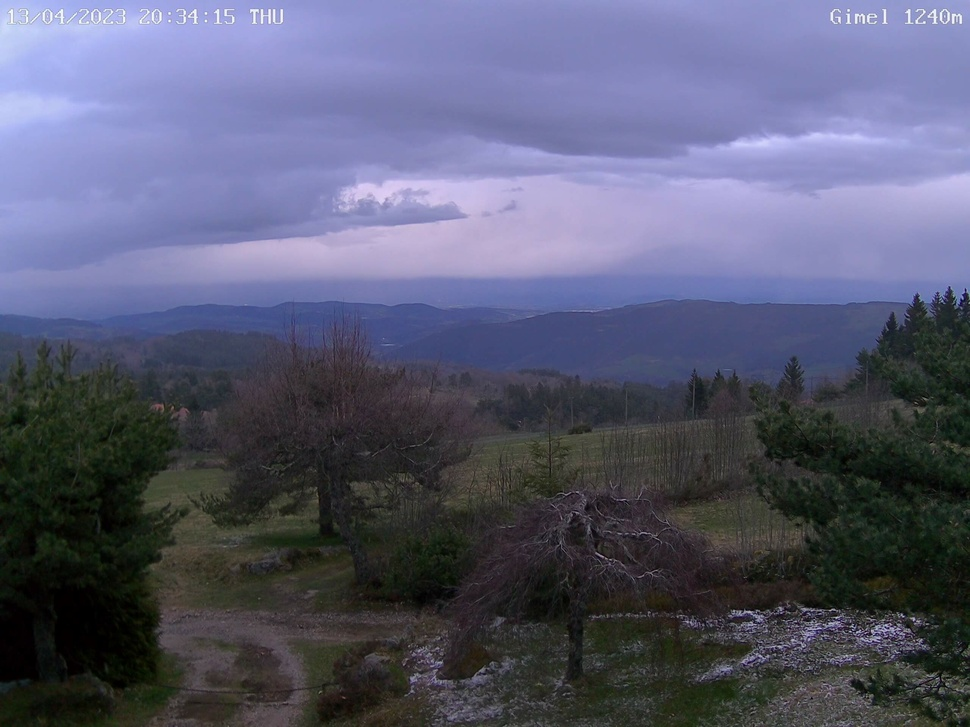
#> input picture static.infoclimat.net-imageserver.jpg, 970 x 727 px, shrunk from 2560 x 1920 before the run
$ python OCR.py
#> lines starting #> are read from the running program, lines starting #| are printed output that depends on the picture; after the words box and inside, x2 and y2 are one past the last pixel; in counts of white or black regions, pixels touching at a corner belong together
import cv2
import pytesseract
import numpy as np

img = cv2.imread('static.infoclimat.net-imageserver.jpg')#Alternatively: can be skipped if you have a Blackwhite image
#> img is the input picture: shape (727, 970, 3); mean B, G, R 113.6, 90.5, 88.4
gray = cv2.cvtColor(img, cv2.COLOR_RGB2GRAY)
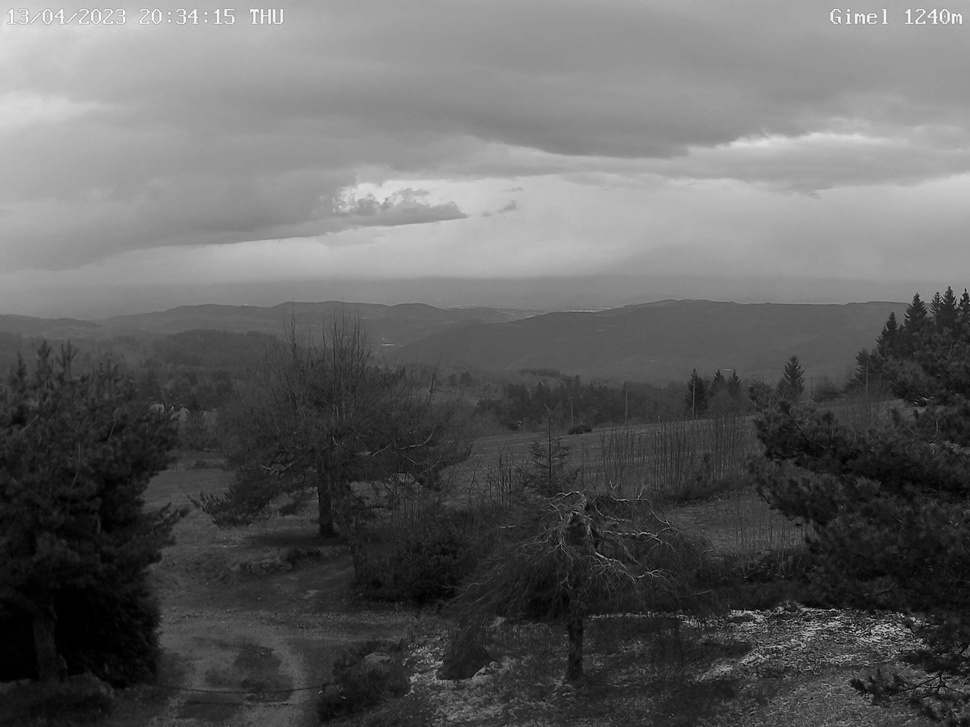
#> gray: shape (727, 970); min 0, max 254, mean 97.2
gray, img_bin = cv2.threshold(gray,128,255,cv2.THRESH_BINARY | cv2.THRESH_OTSU)
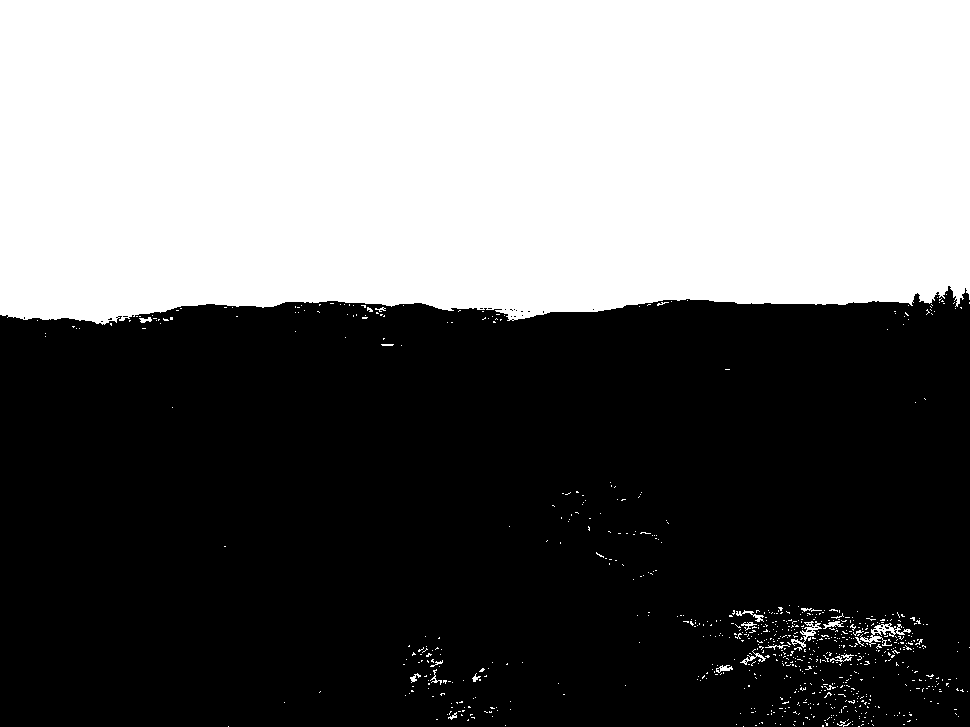
#> img_bin: shape (727, 970); 42.8% white; 787 white regions (763 under 20 px), largest, box (x1, y1, x2, y2) and area: (0, 0, 970, 325) 298112, (860, 623, 911, 647) 350, (791, 621, 822, 648) 213
#> gray = 105
gray = cv2.bitwise_not(img_bin)

kernel = np.ones((2, 1), np.uint8)
img = cv2.erode(gray, kernel, iterations=1)
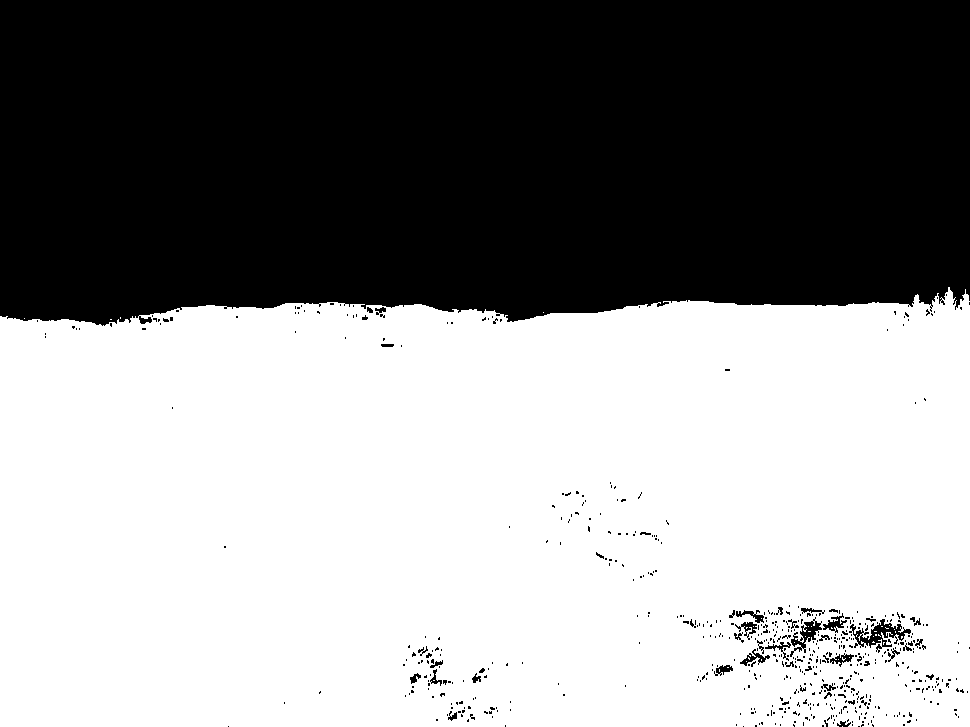
#> img: shape (727, 970); 56.7% white; 588 black regions (543 under 20 px), largest, box (x1, y1, x2, y2) and area: (0, 0, 970, 326) 299380, (849, 619, 911, 653) 726, (790, 617, 822, 657) 414
img = cv2.dilate(img, kernel, iterations=1)
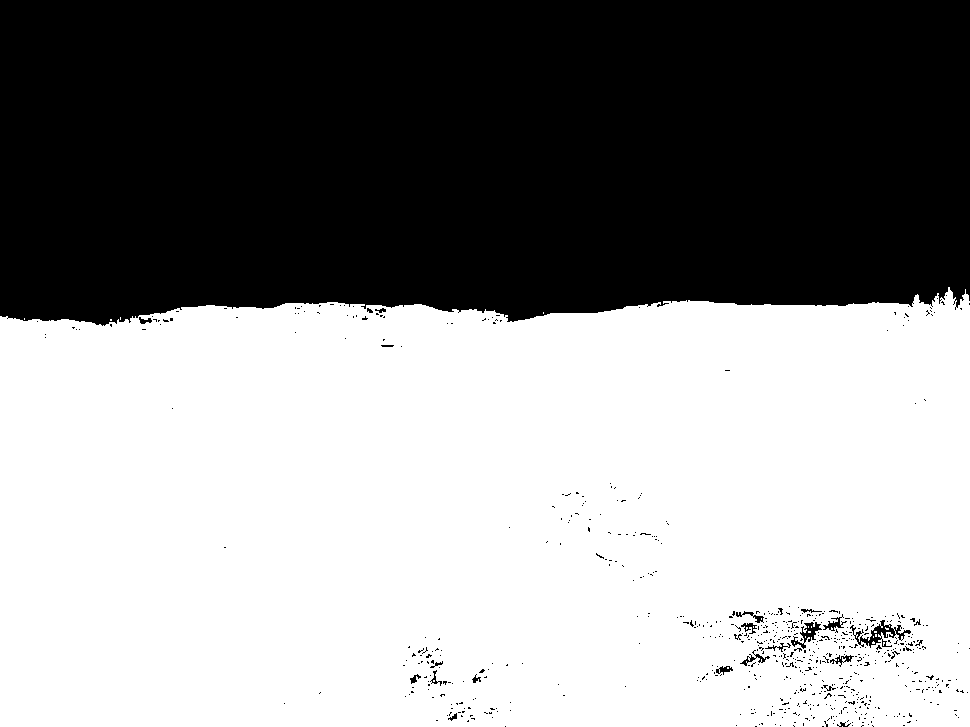
#> img: shape (727, 970); 57% white; 684 black regions (660 under 20 px), largest, box (x1, y1, x2, y2) and area: (0, 0, 970, 326) 299229, (850, 620, 911, 648) 517, (791, 622, 822, 649) 278
#> (the run stopped early here; a loop or call above may not have finished)

$ run again, with imagecloudy.jpg copied over static.infoclimat.net-imageserver.jpg
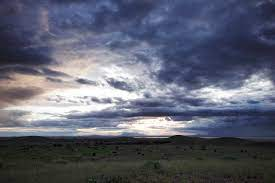
#> input picture imagecloudy.jpg, 275 x 183 px
#> img is the input picture: shape (183, 275, 3); mean B, G, R 112.2, 96.7, 93.3
#> `gray, img_bin = cv2.threshold(gray,128,255,cv2.THRESH_BINARY | cv2.THR..`:
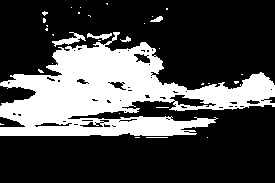
#> img_bin: shape (183, 275); 28.6% white; 32 white regions (26 under 20 px), largest, box (x1, y1, x2, y2) and area: (0, 32, 275, 136) 13931, (52, 32, 86, 47) 173, (87, 33, 112, 40) 89, (150, 16, 163, 22) 45, (120, 36, 131, 42) 31, (146, 137, 168, 138) 22
#> `gray, img_bin = cv2.threshold(gray,128,255,cv2.THRESH_BINARY | cv2.THR..`: gray = 125
#> `img = cv2.dilate(img, kernel, iterations=1)`:
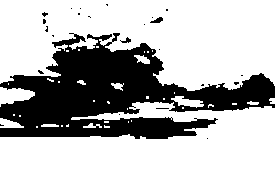
#> img: shape (183, 275); 70.8% white; 24 black regions (21 under 20 px), largest, box (x1, y1, x2, y2) and area: (0, 33, 275, 139) 14482, (150, 17, 163, 23) 45, (120, 37, 131, 43) 31

$ run again, with lol.jpg copied over static.infoclimat.net-imageserver.jpg
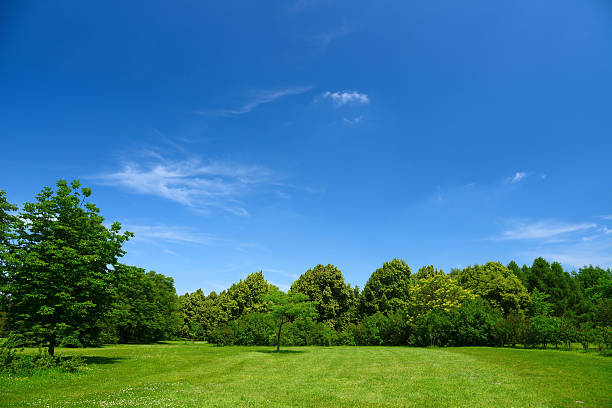
#> input picture lol.jpg, 612 x 408 px
#> img is the input picture: shape (408, 612, 3); mean B, G, R 142.1, 121.5, 64.4
#> `gray, img_bin = cv2.threshold(gray,128,255,cv2.THRESH_BINARY | cv2.THR..`:
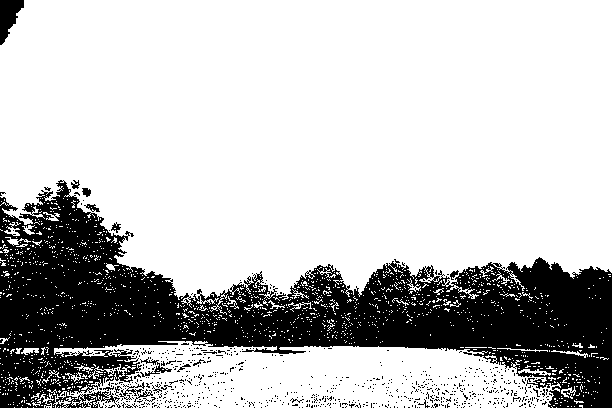
#> img_bin: shape (408, 612); 75.7% white; 731 black regions (713 under 20 px), largest, box (x1, y1, x2, y2) and area: (0, 180, 612, 408) 57455, (0, 0, 24, 45) 635, (119, 382, 153, 402) 179
#> `gray, img_bin = cv2.threshold(gray,128,255,cv2.THRESH_BINARY | cv2.THR..`: gray = 98
#> `img = cv2.dilate(img, kernel, iterations=1)`:
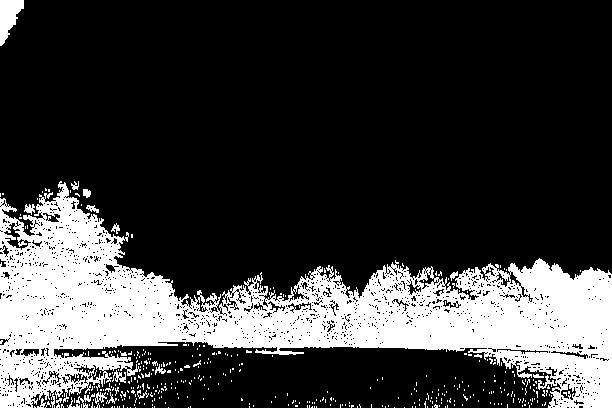
#> img: shape (408, 612); 23.3% white; 400 white regions (379 under 20 px), largest, box (x1, y1, x2, y2) and area: (0, 181, 612, 408) 55280, (0, 0, 24, 46) 659, (76, 393, 95, 408) 91
